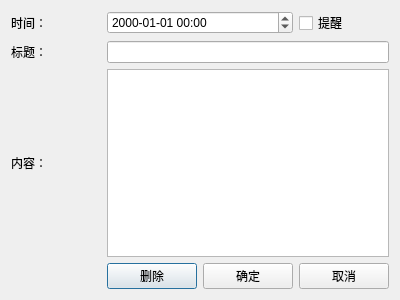
<?xml version="1.0" encoding="UTF-8"?>
<ui version="4.0">
 <class>AddNoteDialog</class>
 <widget class="QDialog" name="AddNoteDialog">
  <property name="geometry">
   <rect>
    <x>0</x>
    <y>0</y>
    <width>400</width>
    <height>300</height>
   </rect>
  </property>
  <property name="windowTitle">
   <string>添加记事</string>
  </property>
  <property name="windowIcon">
   <iconset resource="resources.qrc">
    <normaloff>:/res/note.png</normaloff>:/res/note.png</iconset>
  </property>
  <layout class="QGridLayout" name="gridLayout">
   <item row="3" column="0">
    <widget class="QLabel" name="label">
     <property name="text">
      <string>标题：</string>
     </property>
    </widget>
   </item>
   <item row="4" column="0">
    <widget class="QLabel" name="label_2">
     <property name="text">
      <string>内容：</string>
     </property>
    </widget>
   </item>
   <item row="0" column="0">
    <widget class="QLabel" name="label_3">
     <property name="text">
      <string>时间：</string>
     </property>
    </widget>
   </item>
   <item row="3" column="1" colspan="3">
    <widget class="QLineEdit" name="title"/>
   </item>
   <item row="4" column="1" colspan="3">
    <widget class="QTextEdit" name="content"/>
   </item>
   <item row="6" column="1">
    <widget class="QPushButton" name="del_btn">
     <property name="text">
      <string>删除</string>
     </property>
    </widget>
   </item>
   <item row="0" column="3">
    <widget class="QCheckBox" name="remind">
     <property name="text">
      <string>提醒</string>
     </property>
    </widget>
   </item>
   <item row="6" column="2">
    <widget class="QPushButton" name="ok_btn">
     <property name="text">
      <string>确定</string>
     </property>
    </widget>
   </item>
   <item row="6" column="3">
    <widget class="QPushButton" name="canle_btn">
     <property name="text">
      <string>取消</string>
     </property>
    </widget>
   </item>
   <item row="0" column="1" colspan="2">
    <widget class="QDateTimeEdit" name="note_time">
     <property name="displayFormat">
      <string>yyyy-MM-dd HH:mm</string>
     </property>
    </widget>
   </item>
  </layout>
 </widget>
 <resources>
  <include location="resources.qrc"/>
 </resources>
 <connections>
  <connection>
   <sender>canle_btn</sender>
   <signal>clicked()</signal>
   <receiver>AddNoteDialog</receiver>
   <slot>close()</slot>
   <hints>
    <hint type="sourcelabel">
     <x>345</x>
     <y>279</y>
    </hint>
    <hint type="destinationlabel">
     <x>199</x>
     <y>149</y>
    </hint>
   </hints>
  </connection>
 </connections>
</ui>
